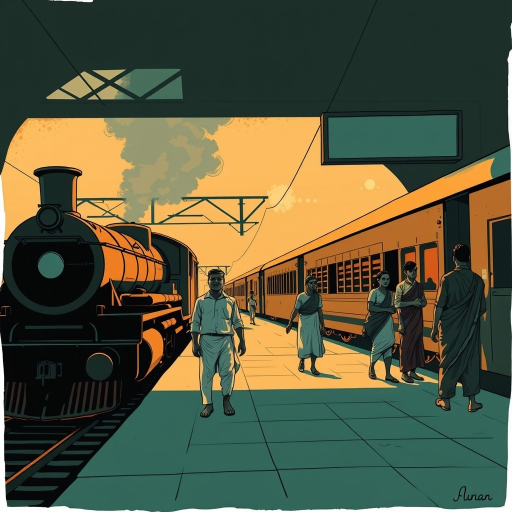
#> input picture 01.jpg, 1024 x 1024 px (shown at 1/2 size)
$ python thumb.py ../01.jpg ../02.jpg ../02.jpg ../02.jpg ../02.jpg ../02.jpg
#> lines starting #> are read from the running program, lines starting #| are printed output that depends on the picture
"""Episode thumbnail 1280x720: python crime/thumb.py PICTURE OUT "EPISODE 2" "LINE1" "LINE2" "SUB" [LAYOUT A|B|C|D]
Four different looks so each episode's thumbnail is new: A dark left panel, B full picture + bottom band,
C red frame + top headline, D yellow right panel. Default layout = episode number cycle (1->A, 2->B, 3->C, 4->D, 5->A ...)."""
import sys, re
from PIL import Image, ImageDraw, ImageFont, ImageFilter
pic, out, tag, l1, l2, sub = sys.argv[1:7]
TAMIL = "/usr/share/fonts/truetype/freefont/FreeSerifBold.ttf"
SANS = "/usr/share/fonts/truetype/dejavu/DejaVuSans-Bold.ttf"
W, H = 1280, 720
num = int((re.findall(r"\d+", tag) or ["1"])[0])
layout = (sys.argv[7] if len(sys.argv) > 7 else "ABCD"[(num - 1) % 4]).upper()
src = Image.open(pic).convert("RGB")
#> src is the input picture: PIL image 1024x1024 RGB; mean R, G, B 86.5, 88, 62.3
if src.width < src.height * 1.5: src = src.resize((W, W)).crop((0, (W - H) // 2, W, (W - H) // 2 + H))   # old square picture
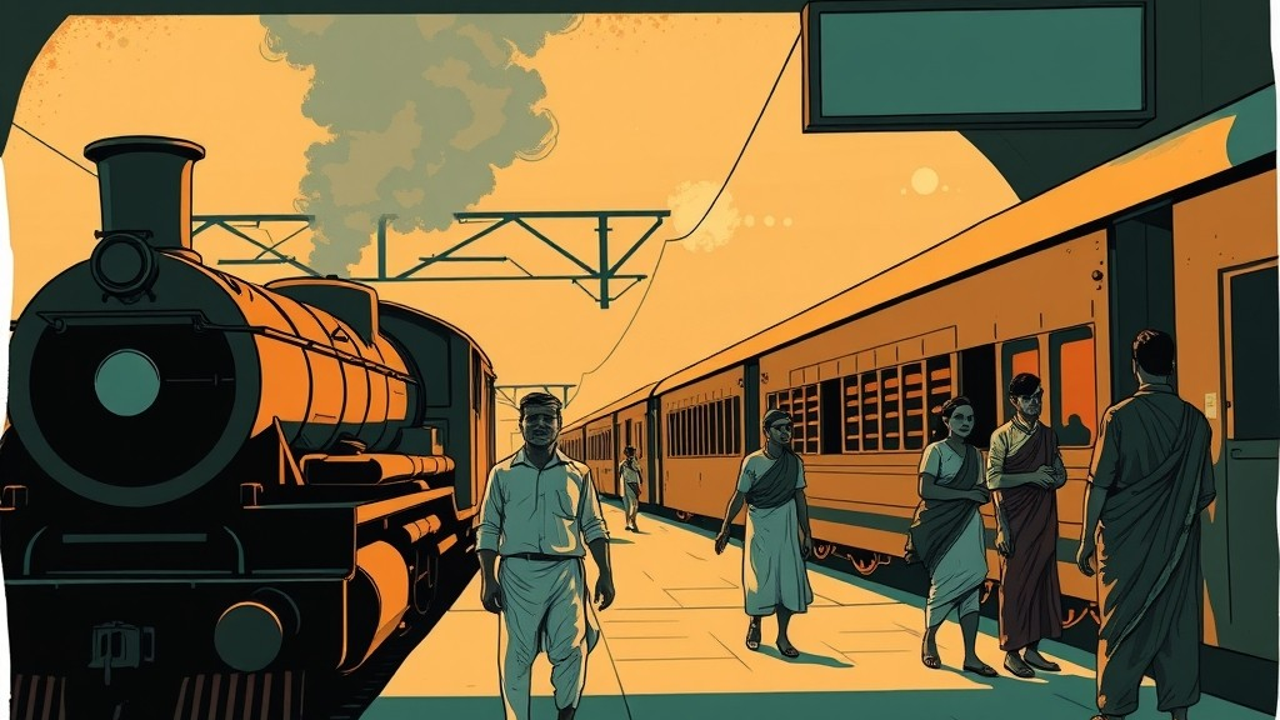
#> src: PIL image 1280x720 RGB; mean R, G, B 120.1, 99.9, 60.9
else: src = src.crop((14, 14, src.width - 14, src.height - 14)).resize((W, H))
def font(p, s): return ImageFont.truetype(p, s)
def fit(text, p, size, maxw):
    while font(p, size).getlength(text) > maxw: size -= 4
    return font(p, size)
YEL = (255, 214, 51)
def badge(d, x, y, fill=(10, 10, 20), fg=YEL):
    d.rounded_rectangle((x, y, x + 560, y + 50), 10, fill=fill); d.text((x + 280, y + 25), "SOLVED CRIME FILES - TAMIL", font=font(SANS, 28), fill=fg, anchor="mm")
def tagbox(d, x, y, fill=YEL, fg=(20, 20, 20)):
    d.rounded_rectangle((x, y, x + 280, y + 70), 14, fill=fill); d.text((x + 140, y + 35), tag, font=font(SANS, 36), fill=fg, anchor="mm")
if layout == "A":
    bg = src.filter(ImageFilter.GaussianBlur(30)).point(lambda v: int(v * 0.35)); im = bg.copy(); d = ImageDraw.Draw(im)
    d.rectangle((0, 0, 569, H), fill=(8, 8, 14)); im = Image.blend(bg, im, 0.78)
    im.paste(src.crop((400, 0, 1110, H)), (570, 0)); d = ImageDraw.Draw(im); d.rectangle((570, 0, 574, H), fill="white")
    tagbox(d, 50, 50)
    d.text((50, 130), l1, font=fit(l1, TAMIL, 120, 500), fill="white", stroke_width=7, stroke_fill="black")
    d.text((50, 290), l2, font=fit(l2, TAMIL, 150, 500), fill=YEL, stroke_width=7, stroke_fill="black")
    d.text((50, 520), sub, font=fit(sub, TAMIL, 44, 520), fill=(150, 225, 240)); badge(d, 50, 640)
elif layout == "B":
    im = src.copy(); sh = Image.new("L", (1, H))
    for y in range(H): sh.putpixel((0, y), 0 if y < 330 else int(235 * ((y - 330) / (H - 330)) ** 1.3))
    im.paste(Image.new("RGB", (W, H), (6, 6, 12)), (0, 0), sh.resize((W, H))); d = ImageDraw.Draw(im)
#> after `im.paste(Image.new('RGB', (W, H), (6, 6, 12)), (0, 0), sh.resize((W, H`:
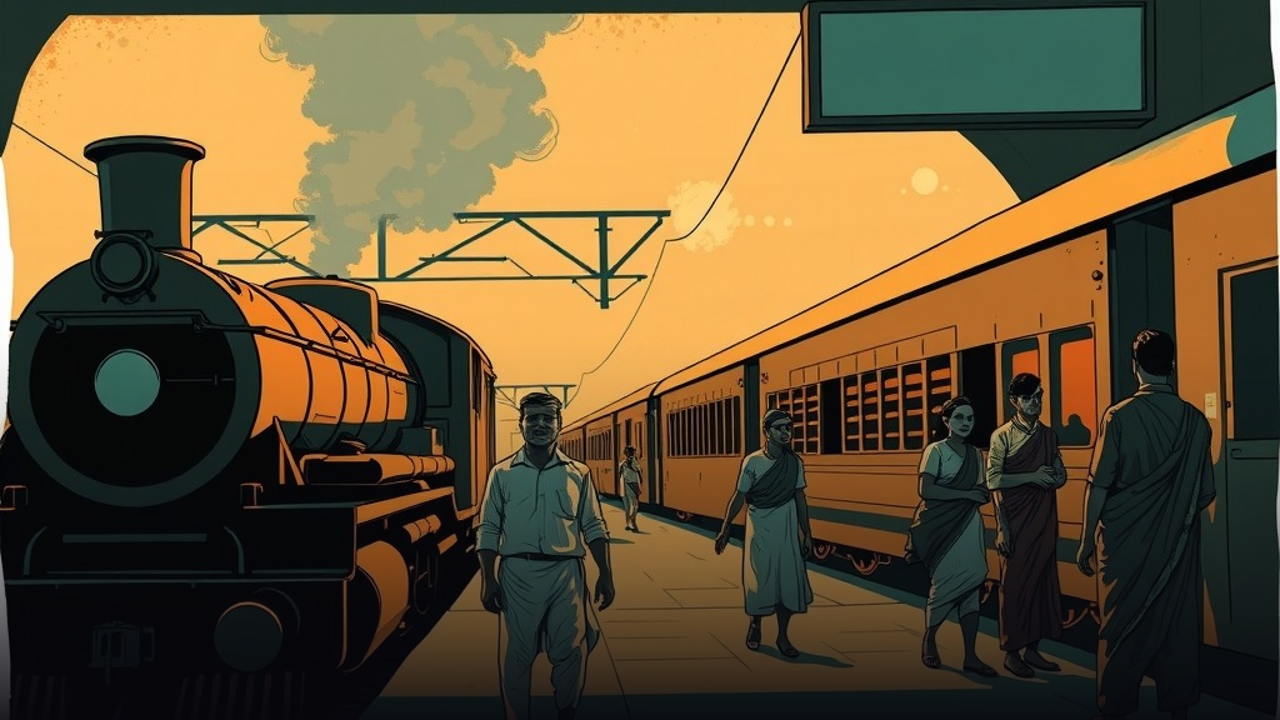
#> im: PIL image 1280x720 RGB; mean R, G, B 103.7, 84.7, 52.3
    tagbox(d, 40, 40, fill=(215, 25, 32), fg="white")
    d.text((50, 410), l1 + " " + l2, font=fit(l1 + " " + l2, TAMIL, 150, 1180), fill="white", stroke_width=8, stroke_fill="black")
    d.text((50, 600), sub, font=fit(sub, TAMIL, 50, 700), fill=YEL, stroke_width=3, stroke_fill="black"); badge(d, 690, 640)
elif layout == "C":
    im = Image.new("RGB", (W, H), (150, 18, 24)); d = ImageDraw.Draw(im)
    box = src.crop((120, 0, 1280, H)).resize((870, 540)); im.paste(box, (370, 150)); d.rectangle((370, 150, 1239, 689), outline="white", width=6)
    d.text((40, 20), l1 + " " + l2, font=fit(l1 + " " + l2, TAMIL, 125, 1200), fill="white", stroke_width=6, stroke_fill=(40, 0, 0))
    tagbox(d, 40, 170); d.text((40, 270), sub, font=fit(sub, TAMIL, 50, 300), fill=YEL)
    d.rounded_rectangle((40, 560, 340, 690), 12, fill=(10, 10, 20)); d.text((190, 598), "SOLVED", font=font(SANS, 36), fill=YEL, anchor="mm"); d.text((190, 645), "CRIME FILES", font=font(SANS, 30), fill="white", anchor="mm")
else:
    im = Image.new("RGB", (W, H), YEL); d = ImageDraw.Draw(im)
    im.paste(src.crop((0, 0, 780, H)), (0, 0)); d = ImageDraw.Draw(im); d.polygon([(780, 0), (860, 0), (780, H), (700, H)], fill=(10, 10, 14))
    d.rounded_rectangle((820, 40, 1240, 110), 14, fill=(10, 10, 14)); d.text((1030, 75), tag, font=font(SANS, 38), fill=YEL, anchor="mm")
    d.text((830, 160), l1, font=fit(l1, TAMIL, 110, 430), fill=(10, 10, 14))
    d.text((830, 300), l2, font=fit(l2, TAMIL, 130, 430), fill=(180, 20, 28), stroke_width=2, stroke_fill=(10, 10, 14))
    d.text((830, 480), sub, font=fit(sub, TAMIL, 44, 420), fill=(10, 10, 14))
    d.rounded_rectangle((820, 620, 1250, 690), 10, fill=(10, 10, 14)); d.text((1035, 655), "SOLVED CRIME FILES", font=font(SANS, 28), fill=YEL, anchor="mm")
im.save(out, quality=92)
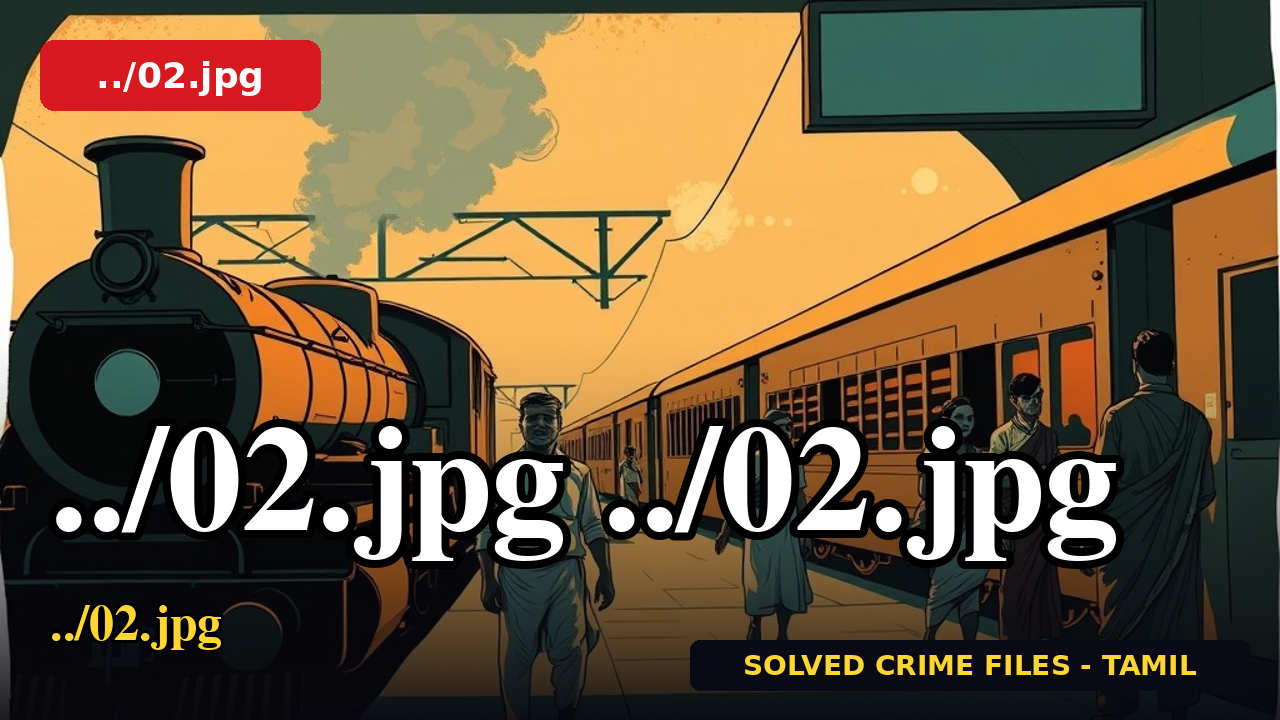
#> saved as 02.jpg: PIL image 1280x720 RGB; mean R, G, B 110.4, 89.6, 59.5

$ run again, on 03.jpg
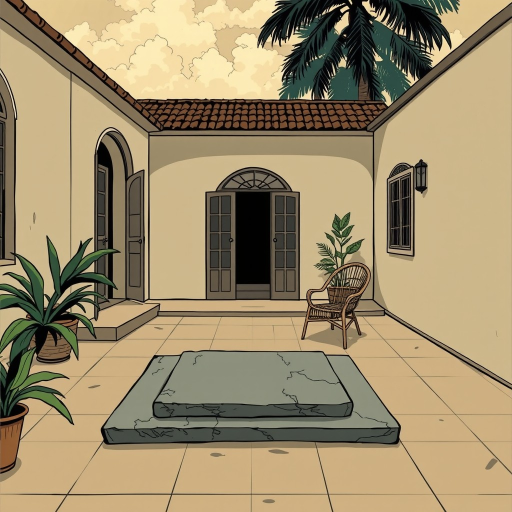
#> input picture 03.jpg, 1024 x 1024 px (shown at 1/2 size)
#> src is the input picture: PIL image 1024x1024 RGB; mean R, G, B 158.1, 141.8, 108.4
#> src: PIL image 1280x720 RGB
#> `box = src.crop((120, 0, 1280, H)).resize((870, 540))`:
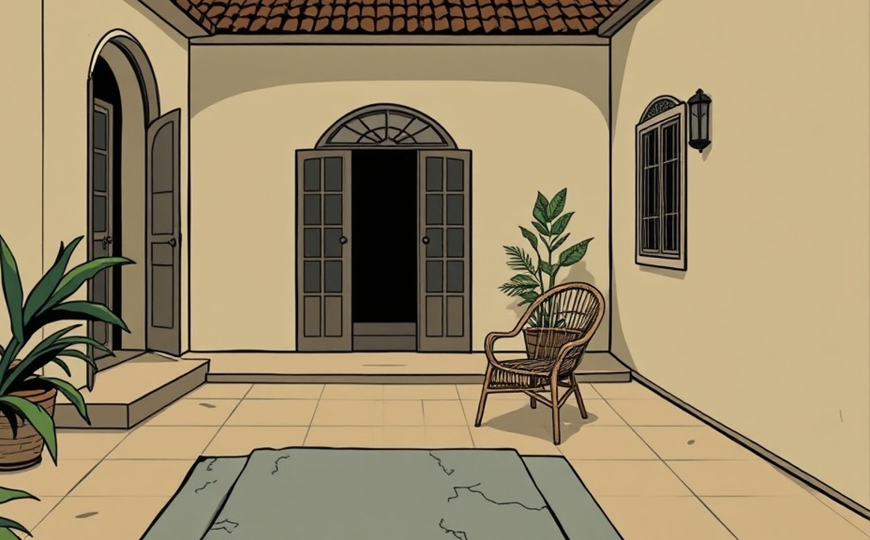
#> box: PIL image 870x540 RGB; mean R, G, B 156, 139.7, 107.5
#> `im.save(out, quality=92)`:
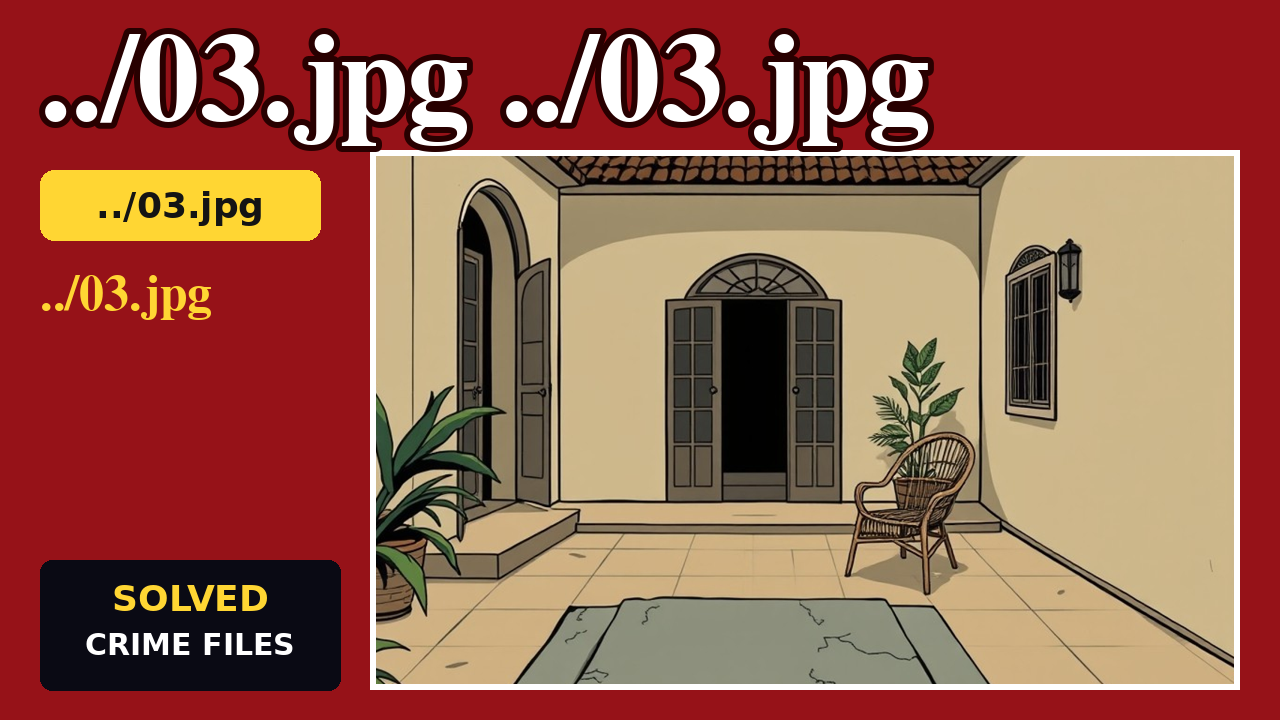
#> saved as 03.jpg: PIL image 1280x720 RGB; mean R, G, B 151.7, 93.7, 76.5

$ run again, on 04.jpg
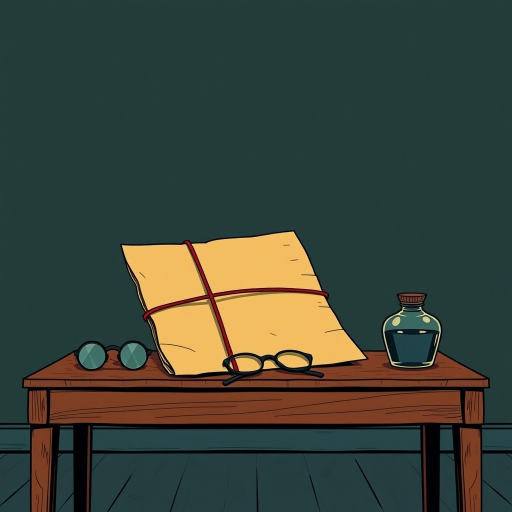
#> input picture 04.jpg, 1024 x 1024 px (shown at 1/2 size)
#> src is the input picture: PIL image 1024x1024 RGB; mean R, G, B 59.6, 68, 56.8
#> src: PIL image 1280x720 RGB
#> `im = Image.new('RGB', (W, H), YEL)`:
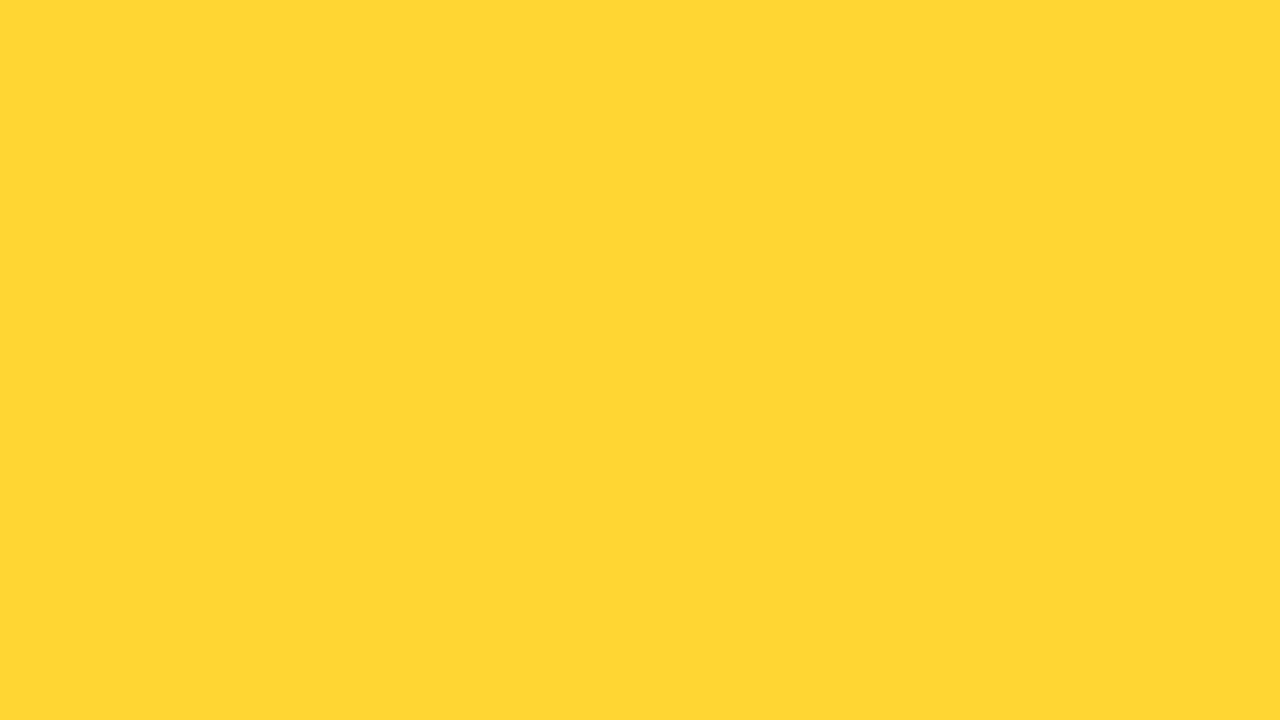
#> im: PIL image 1280x720 RGB; mean R, G, B 255, 214, 51
#> `im.save(out, quality=92)`:
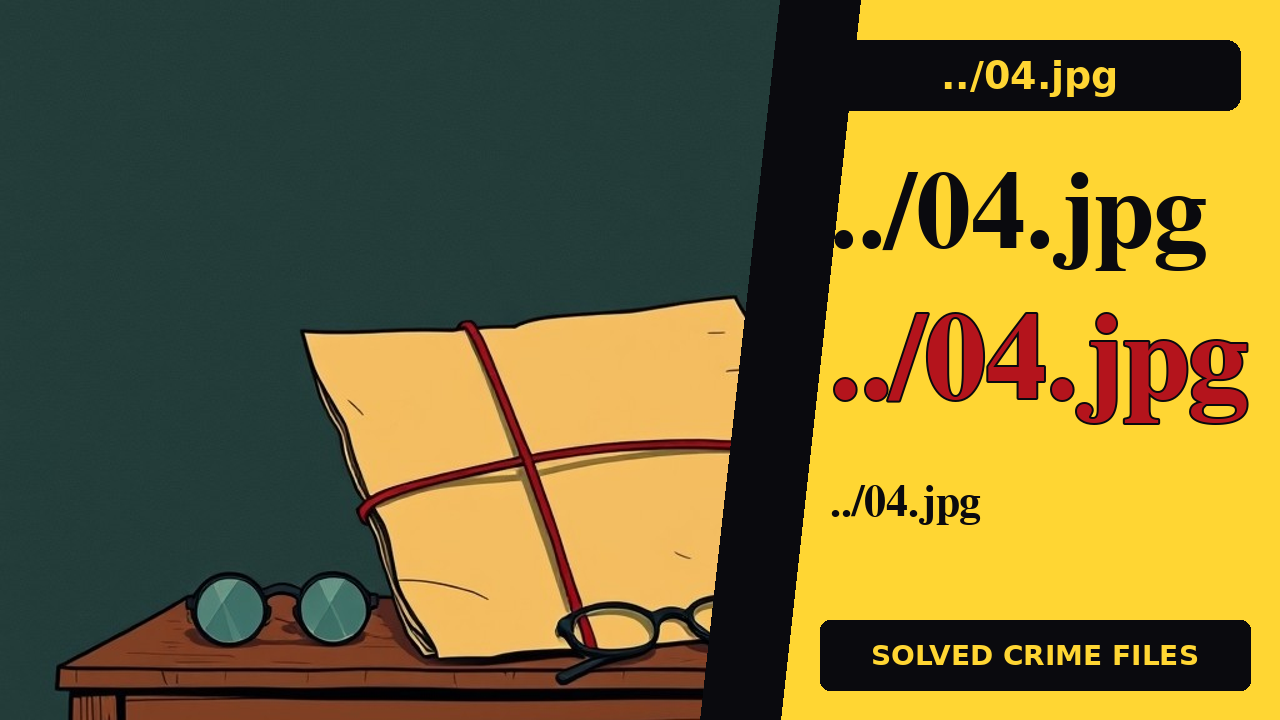
#> saved as 04.jpg: PIL image 1280x720 RGB; mean R, G, B 120.1, 107.2, 51.7

$ run again, on 05.jpg
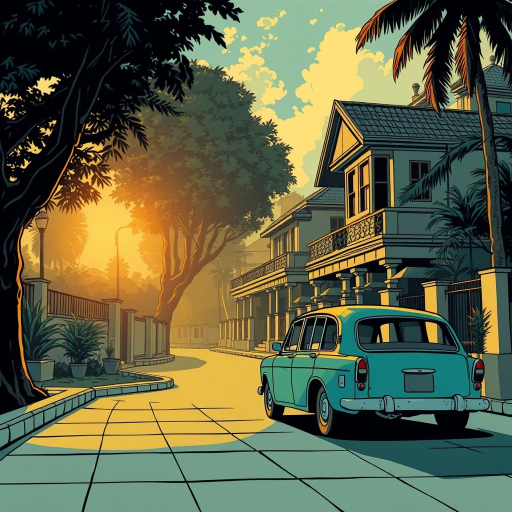
#> input picture 05.jpg, 1024 x 1024 px (shown at 1/2 size)
#> src is the input picture: PIL image 1024x1024 RGB; mean R, G, B 96.8, 99.7, 70.2
#> src: PIL image 1280x720 RGB
#> `im = Image.blend(bg, im, 0.78)`:
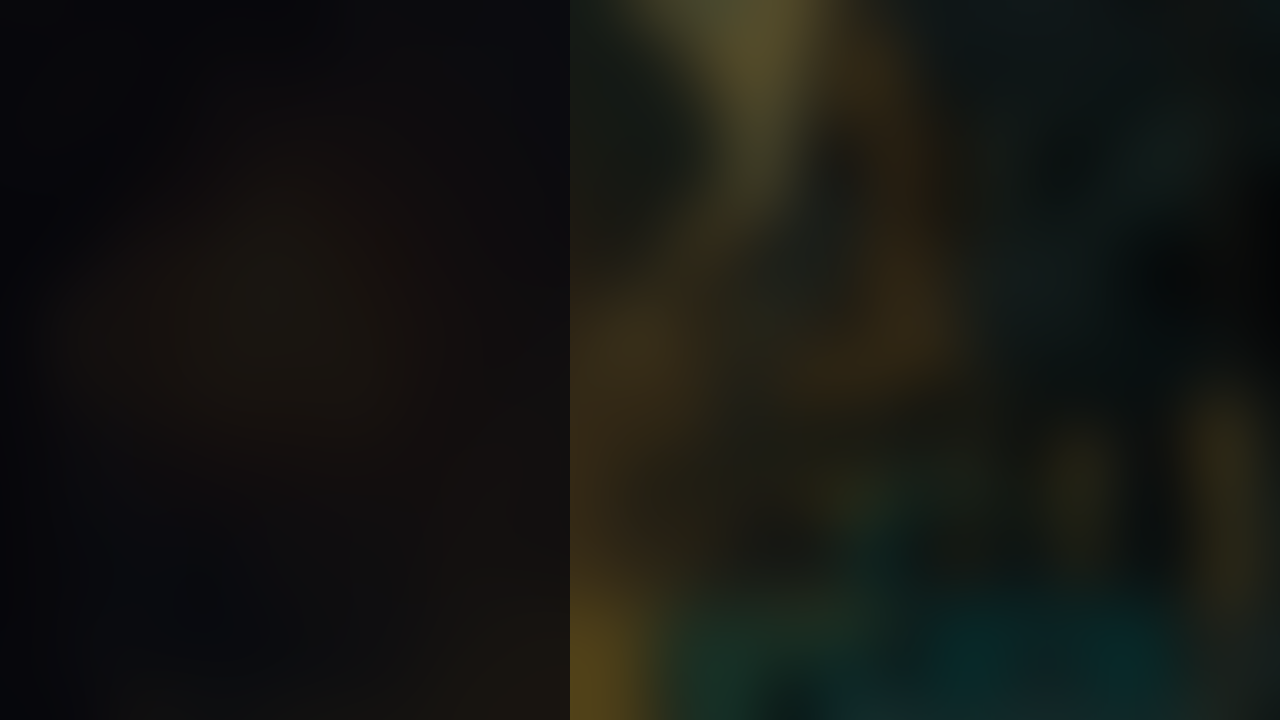
#> im: PIL image 1280x720 RGB; mean R, G, B 21.8, 22.9, 19
#> `im.save(out, quality=92)`:
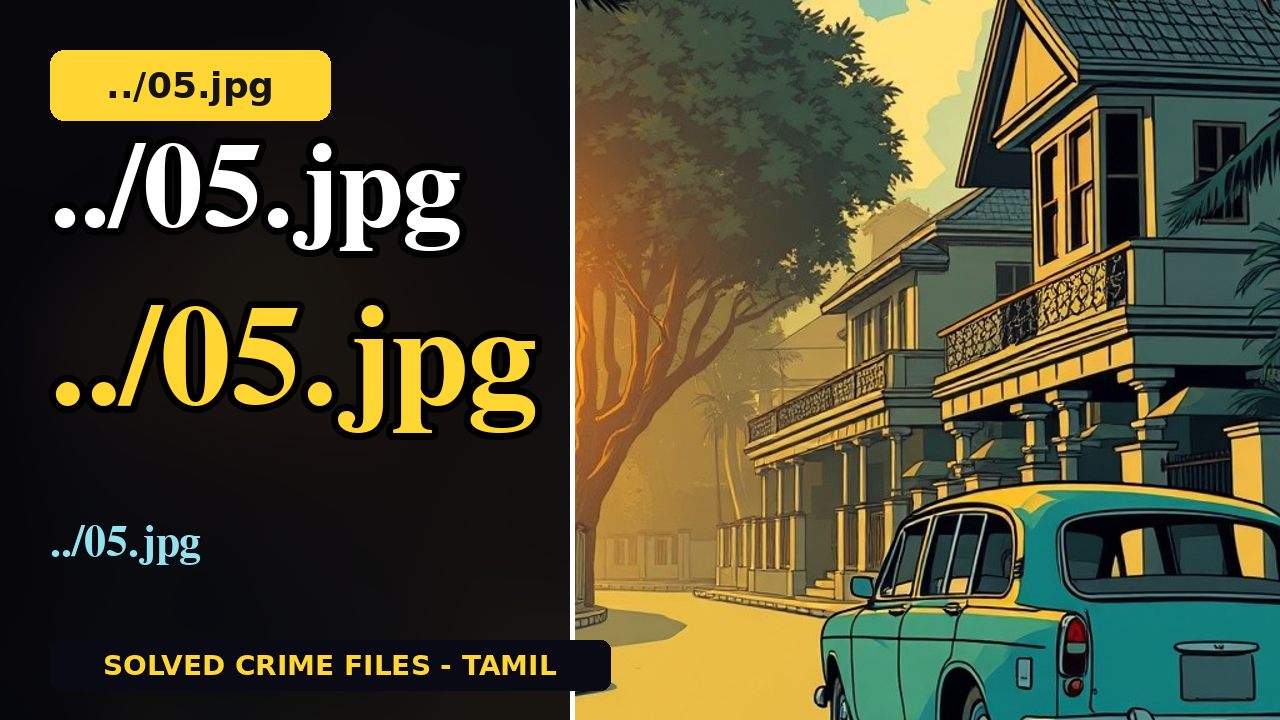
#> saved as 05.jpg: PIL image 1280x720 RGB; mean R, G, B 76.7, 73.8, 48.8
